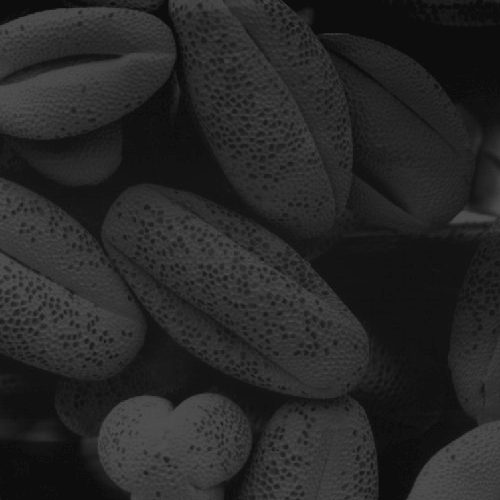
%> input picture Realce Radiometrico/Procesos_puntuales/semilla_oscura.tif, 500 x 500 px
$ octave test_potencia.m   (GNU Octave 9; MATLAB toolbox functions it lacks are replaced by stand-ins)
%> lines starting %> are read from the running program, lines starting %| are printed output that depends on the picture
### Realce Radiometrico/potencia.m
function [B] = potencia(A, gamma)
%
%A.-Imagen de intensidad (uint8)
%
%B=c*(A^gamma)
%
%B.-Imagen de salida con transf. de potencia
%
%UP-PI 2020

A=double(A);

% s=c*(r^gamma)
% para r=(L-1) y s=(L-1):
% c=s/(r^gamma) = (L-1)/((L-1)^gamma)

L=256;  % numero de niveles de gris para imagenes de 8 bits
c=(L-1)/((L-1)^gamma);

r=0:(L-1); %posibles niveles de gris de entrada
s=c*(r.^gamma);  %gamma=2, r^2 = r*r

figure
plot(r, s)
axis( [0 (L-1) 0 (L-1)] )

B=c.*(A.^gamma);


endfunction

### Realce Radiometrico/test_potencia.m
clc; close all; clear

pkg load image

A=imread('semilla_oscura.tif');
%> A is the input picture: size 500x500 uint8; min 13, max 83, mean 38.7

figure; image(A); colormap(gray(256)); axis image; title('original')

figure
imhist(A)         %A debe ser uint8
title('original')
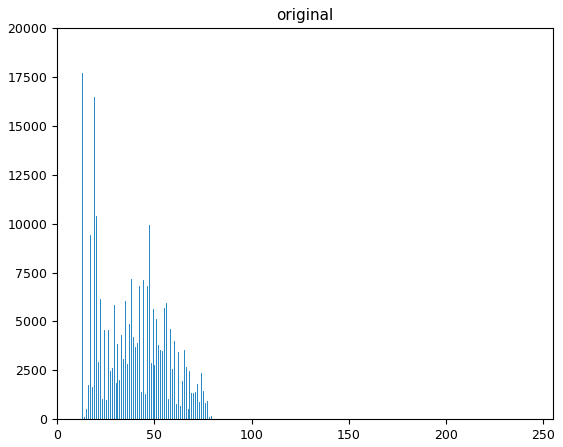
%> figure redrawn from the program's plot data; highest point at x = 13, y = 17718

gamma=2;
B=potencia(A, gamma);
%> in potencia, `A=double(A);`:
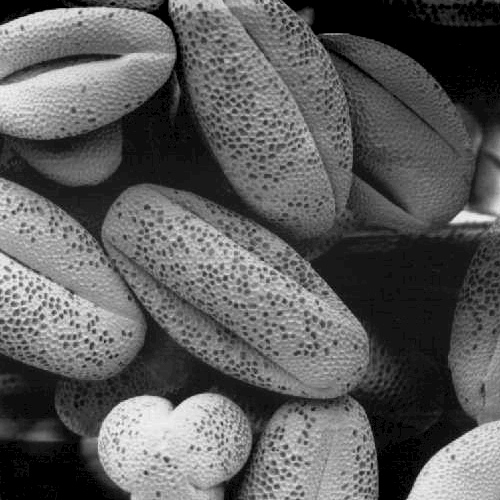
%> A: size 500x500 double; min 13, max 83, mean 38.7; mean of the top-left, top-right, bottom-left and bottom-right quarters 41, 32.8, 43.3, 37.9; drawn with min black and max white
%> in potencia, `B=c.*(A.^gamma);`:
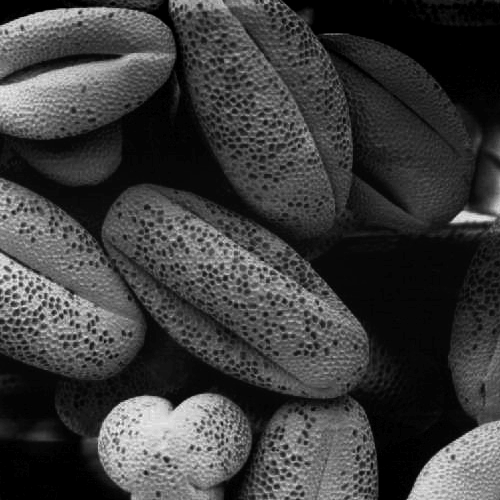
%> B: size 500x500 double; min 0.663, max 27.02, mean 7.1; drawn with min black and max white
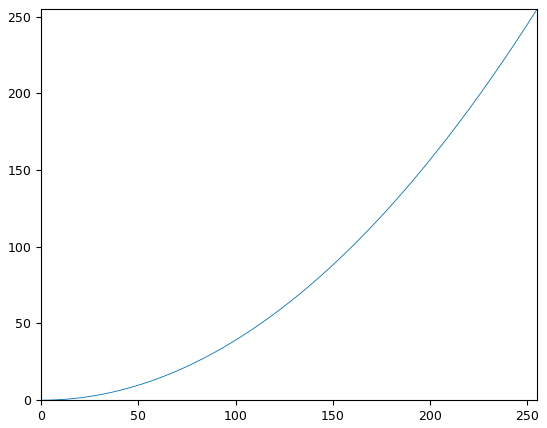
%> figure redrawn from the program's plot data; curve peaks at x = 255, y = 255
B=uint8(B);
%> B: size 500x500 uint8

figure; image(B); colormap(gray(256));
axis image; title(['Transf. de potencia \gamma=' num2str(gamma)]);

figure; imhist(B); title(['Transf. de potencia \gamma=' num2str(gamma)]);
%> after `title(['Transf. de potencia \gamma=' num2str(gamma)])`:
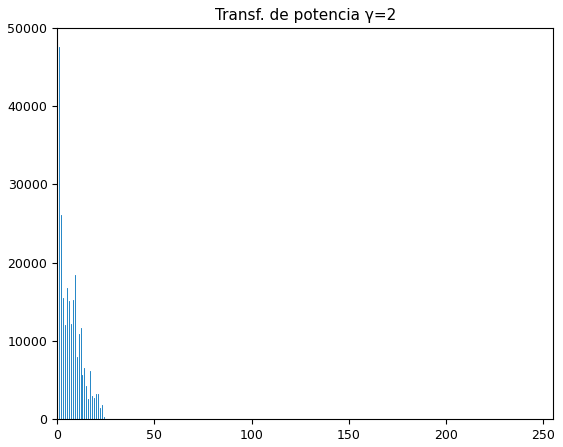
%> figure redrawn from the program's plot data; highest point at x = 1, y = 47610

$ run again, with Realce Radiometrico/Procesos_puntuales/mastografia.tif copied over Realce Radiometrico/Procesos_puntuales/semilla_oscura.tif
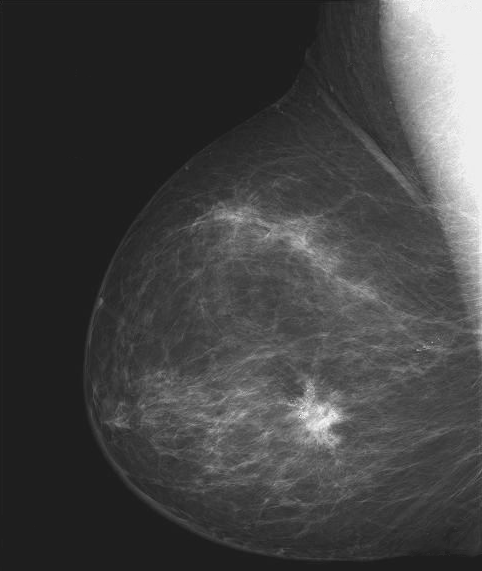
%> input picture Realce Radiometrico/Procesos_puntuales/mastografia.tif, 482 x 571 px
%> A is the input picture: size 571x482 uint8; min 21, max 255, mean 66.7
%> A: size 571x482 double
%> in potencia, `B=c.*(A.^gamma);`:
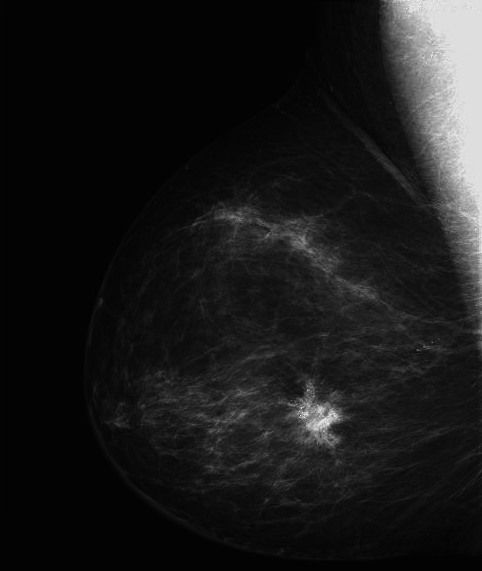
%> B: size 571x482 double; min 1.73, max 255, mean 25.9
%> `title(['Transf. de potencia \gamma=' num2str(gamma)])`:
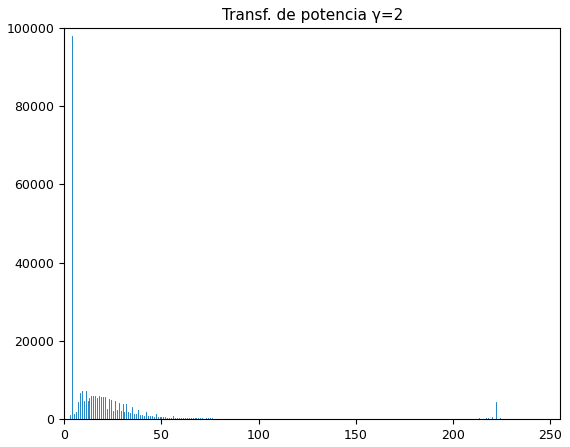
%> figure redrawn from the program's plot data; highest point at x = 4, y = 97878
